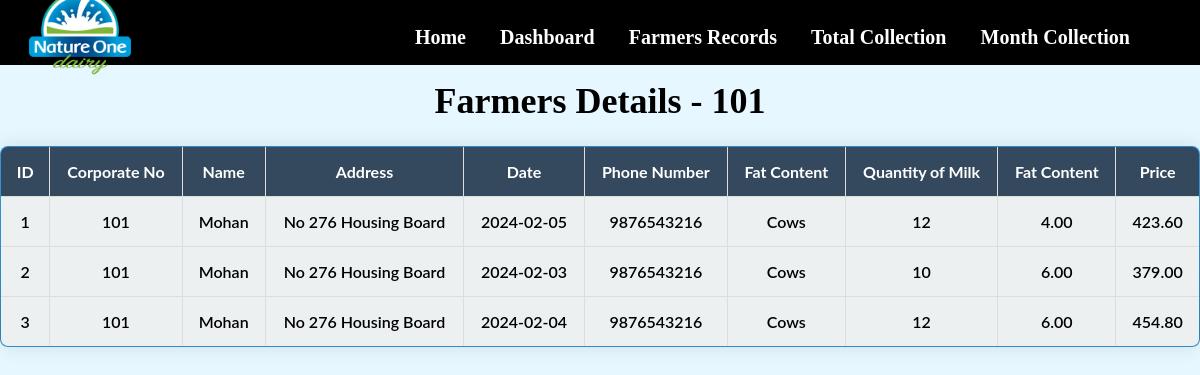
The page /farmersviewdetails.php?farmers_no=101&month=2&year=2024 (signed in) on the database its author committed.
### tables this page shows
CREATE TABLE `farmers` (
  `farmers_id` int(11) NOT NULL,
  `trn_date` datetime NOT NULL,
  `farmers_no` int(50) NOT NULL,
  `name` varchar(50) NOT NULL,
  `address` varchar(50) NOT NULL,
  `email` varchar(50) NOT NULL,
  `date` date DEFAULT NULL,
  `phoneno` bigint(50) NOT NULL
);

CREATE TABLE `cowsinfo` (
  `cowsid` int(11) NOT NULL,
  `farmers_id` int(50) DEFAULT NULL,
  `farmers_no` varchar(50) NOT NULL,
  `Category` varchar(50) NOT NULL,
  `Maximam_Cows` int(11) NOT NULL,
  `date` date NOT NULL
);

CREATE TABLE `quantityfarmers` (
  `quantityid` int(11) NOT NULL,
  `farmers_id` int(50) DEFAULT NULL,
  `farmers_no` varchar(50) NOT NULL,
  `date` date NOT NULL,
  `quantityofmilk` int(50) NOT NULL
);

CREATE TABLE `quantitychecking` (
  `id` int(11) NOT NULL,
  `farmers_no` int(50) NOT NULL,
  `name` varchar(50) NOT NULL,
  `date` date DEFAULT NULL,
  `fat_content` decimal(5,2) NOT NULL,
  `quantityofmilk` decimal(10,2) NOT NULL,
  `price` decimal(10,2) NOT NULL
);

### farmersviewdetails.php (the view, shortened to what this page needs)
<?php
require('db.php');
$farmers_no = isset($_GET['farmers_no']) ? $_GET['farmers_no'] : '';
$month = isset($_GET['month']) ? $_GET['month'] : '';
$year = isset($_GET['year']) ? $_GET['year'] : '';
$query = "SELECT
            f.farmers_id,
            f.farmers_no,
            f.name,
            f.address,
            f.date AS qc_date,
            f.phoneno,
            C.Category AS C_Category,
            q.quantityofmilk AS q_quantityofmilk,
            qc.fat_content AS qc_fat_content,
            qc.price
        FROM farmers AS f
        LEFT JOIN cowsinfo AS C ON f.farmers_no = C.farmers_no AND f.date = C.date
        LEFT JOIN quantityfarmers AS q ON f.farmers_no = q.farmers_no AND f.date = q.date
        LEFT JOIN quantitychecking AS qc ON f.farmers_no = qc.farmers_no AND f.date = qc.date
        WHERE f.farmers_no = '$farmers_no' AND MONTH(f.date) = $month AND YEAR(f.date) = $year
        ORDER BY f.farmers_id DESC";
$result = mysqli_query($con, $query);
?>
<!DOCTYPE html>
<html lang="en">
<head>
</head>
<body>
<div class="header">
    <ul class="list">
    <img id="logo" src="img/NATURE-ONE-DAIRY-CORPORATE-LOGO-01.png" alt="Logo">
    <li><a href="Homepage.php">Home</a></li>
        <li><a href="dashboard.php"> Dashboard</a></li>
        <li><a href="farmersview.php">Farmers Records</a></li>
        <li><a href="farmerstotalquantity.php">Total  Collection</a></li>
        <li><a href="farmersmonth.php">Month  Collection</a></li>
    </ul>
</div>
<div class="header-below-table">
<h1>Farmers Details - <?php echo $farmers_no; ?></h1>
    <table border="1">
        <thead>
            <tr>
                <th>ID</th>
                <th>Corporate No</th>
                <th>Name</th>
                <th>Address</th>
                <th>Date</th>
                <th>Phone Number</th>
                <th>Fat Content</th>
                <th>Quantity of Milk</th>
                <th>Fat Content</th>
                <th>Price</th>
            </tr>
        </thead>
        <tbody>
            <?php
            $count = 1;
            while ($row = mysqli_fetch_assoc($result)) {
            ?>
                <tr>
                    <td align="center"><?php echo $count; ?></td>
                    <td align="center"><?php echo $row["farmers_no"]; ?></td>
                    <td align="center"><?php echo $row["name"]; ?></td>
                    <td align="center"><?php echo $row["address"]; ?></td>
                    <td align="center"><?php echo $row["qc_date"]; ?></td>
                    <td align="center"><?php echo $row["phoneno"]; ?></td>
                    <td align="center"><?php echo $row["C_Category"]; ?></td>
                    <td align="center"><?php echo $row["q_quantityofmilk"]; ?></td>
                    <td align="center"><?php echo $row["qc_fat_content"] ?? ''; ?></td>
                    <td align="center"><?php echo isset($row["price"]) ? number_format($row["price"], 2) : ''; ?></td>
                </tr>
            <?php
                $count++;
            }
            ?>
        </tbody>
    </table>
</body>
</html>

### farmersviewdetails.php (style rules this page uses)
body { margin: 0; font-family: 'Lato', sans-serif; }
h1 { color: black; text-align: center; font-family: Cambria, Cochin, Georgia, Times, 'Times New Roman', serif; }
table { width: 100%; border-collapse: collapse; margin-top: 20px; box-shadow: 0px 0px 20px rgba(0, 0, 0, 0.1); border-radius: 8px; overflow: hidden; background: linear-gradient(to bottom, #3498db, #2980b9); font-size: 16px; font-weight: 600; }
body { margin: 0; font-family: 'Lato', sans-serif; background-color: #e6f7ff; }
th, td { padding: 15px; text-align: center; border: 1px solid #ddd; color: white; }
td { color: black; }
thead { background-color: #34495e; color: white; }
tbody { background-color: #ecf0f1; }
a { text-decoration: none; color: #007bff; }
.header { position: fixed; right: 0; top: 0; width: 100%; background-color: black; color: white; text-align: center; padding: px; }
.list { float: right; margin-right: 40px; }
.list li { display: inline-block; margin-right: 30px; margin-top: 10px; }
.list li a { text-decoration: none; font-size: 20px; color: white; font-family: serif; font-weight: bold; }
#logo { position: absolute; left: 20px; top: 50%; transform: translateY(-50%); width: 120px; height: auto; }
.header-below-table { text-align: center; margin-top: 80px; font-size: 18px; color: black; }

### rows shown on the page
farmers: farmers_no "101", name "Mohan", address "No 276 Housing Board", date "2024-02-05", phoneno "9876543216", cowsinfo.Category "Cows", quantityfarmers.quantityofmilk "12", quantitychecking.fat_content "4.00", quantitychecking.price "423.60"
farmers: farmers_no "101", name "Mohan", address "No 276 Housing Board", date "2024-02-03", phoneno "9876543216", cowsinfo.Category "Cows", quantityfarmers.quantityofmilk "10", quantitychecking.fat_content "6.00", quantitychecking.price "379.00"
farmers: farmers_no "101", name "Mohan", address "No 276 Housing Board", date "2024-02-04", phoneno "9876543216", cowsinfo.Category "Cows", quantityfarmers.quantityofmilk "12", quantitychecking.fat_content "6.00", quantitychecking.price "454.80"

### other values the page prints
$farmers_no "101"
